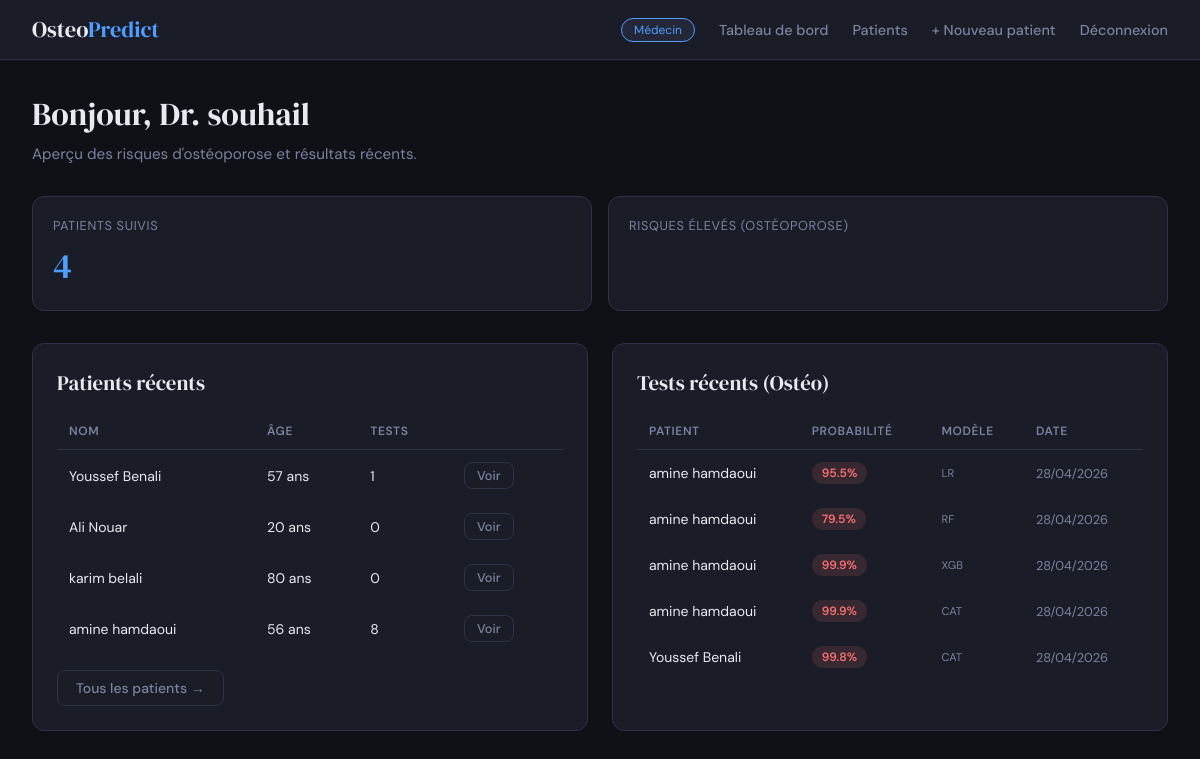
/dashboard/ (signed in), run on an earlier commit of the app's database.
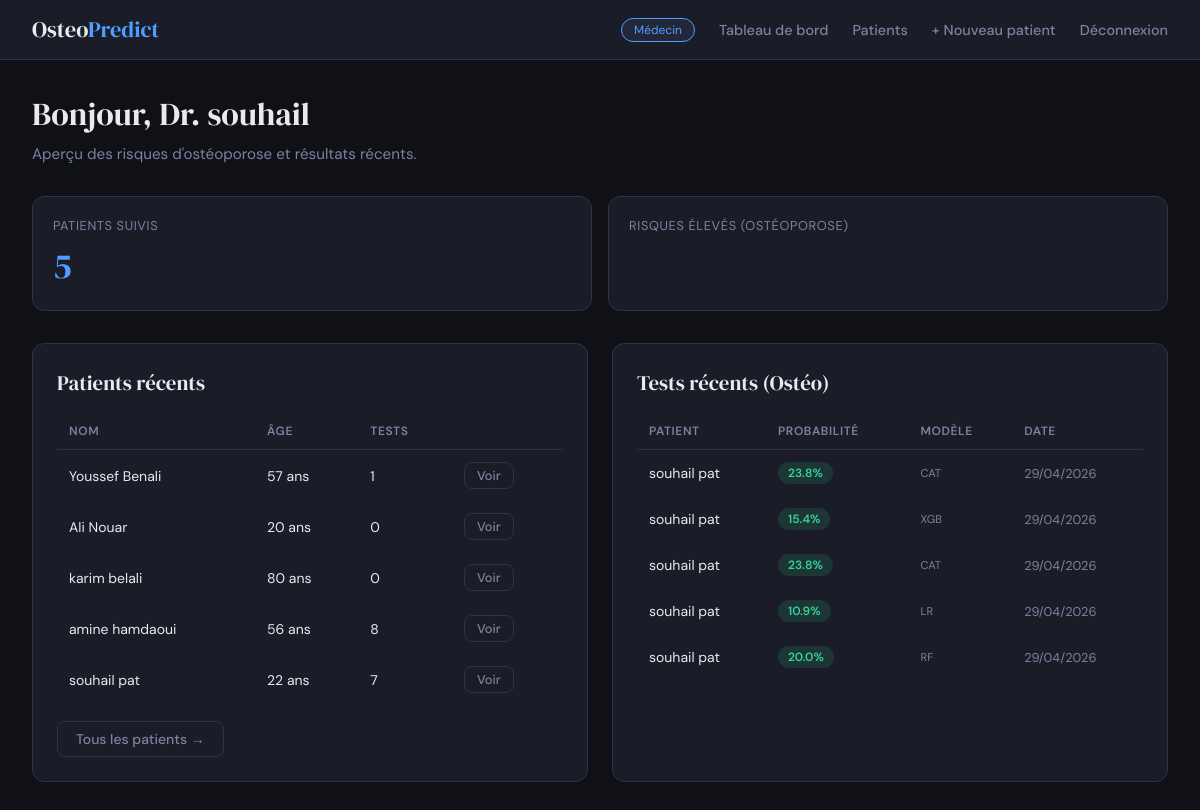
And on a later commit of the database.
### predictor/models.py (models this page shows, shortened)
class Patient(models.Model):
    doctor = models.ForeignKey(User, on_delete=models.CASCADE, related_name="patients")
    user = models.OneToOneField(User, on_delete=models.SET_NULL, null=True, blank=True, related_name="patient_profile")
    first_name = models.CharField(max_length=100)
    last_name = models.CharField(max_length=100)
    age = models.PositiveIntegerField()
    gender = models.CharField(max_length=20, blank=True, null=True)
    created_at = models.DateTimeField(auto_now_add=True)
    class Meta:
        ordering = ["last_name", "first_name"]

class OsteoporosisPrediction(models.Model):
    patient = models.ForeignKey(Patient, on_delete=models.CASCADE, related_name='osteo_predictions')
    age = models.IntegerField()
    gender = models.CharField(max_length=10)
    hormonal_changes = models.CharField(max_length=50)
    family_history = models.CharField(max_length=10)
    race_ethnicity = models.CharField(max_length=50)
    body_weight = models.CharField(max_length=20)
    calcium_intake = models.CharField(max_length=20)
    vitamin_d_intake = models.CharField(max_length=20)
    physical_activity = models.CharField(max_length=20)
    smoking = models.CharField(max_length=10)
    alcohol_consumption = models.CharField(max_length=20)
    medical_conditions = models.CharField(max_length=100)
    medications = models.CharField(max_length=100)
    prior_fractures = models.CharField(max_length=10)
    probability = models.FloatField()
    result = models.IntegerField() # 0 ou 1
    model_used = models.CharField(max_length=50)
    created_at = models.DateTimeField(auto_now_add=True)
    class Meta:
        ordering = ["-created_at"]

### predictor/views.py (the view)
        def wrapper(request, *args, **kwargs):
            if not request.user.is_authenticated:
                return redirect('login')
            if get_user_role(request.user) != role:
                return redirect('home')
            return view_func(request, *args, **kwargs)

### predictor/views.py (called while the page is built)
def get_user_role(user):
    try:
        return user.profile.role
    except UserProfile.DoesNotExist:
        return None

def require_role(role):
    def decorator(view_func):
        def wrapper(request, *args, **kwargs):
            if not request.user.is_authenticated:
                return redirect('login')
            if get_user_role(request.user) != role:
                return redirect('home')
            return view_func(request, *args, **kwargs)
        wrapper.__name__ = view_func.__name__
        return wrapper
    return decorator

@require_role('doctor')
@login_required
def doctor_dashboard(request):
    patients = Patient.objects.filter(doctor=request.user)
    recent_predictions = OsteoporosisPrediction.objects.filter(patient__doctor=request.user).order_by('-created_at')[:5]
    context = {
        'total_patients': patients.count(),
        'recent_predictions': recent_predictions,
        'patients': patients[:6],
    }
    return render(request, 'predictor/doctor_dashboard.html', context)

### predictor/templates/predictor/doctor_dashboard.html (shortened to what this page needs)
{% extends 'predictor/base.html' %}
{% block content %}
<div class="page-header">
    <div class="page-title">Bonjour, Dr. {{ request.user.last_name|default:request.user.username }} </div>
    <div class="page-subtitle">Aperçu des risques d'ostéoporose et résultats récents.</div>
</div>
<div class="stats-grid">
    <div class="stat-card">
        <div class="stat-label">Patients suivis</div>
        <div class="stat-value" style="color:var(--accent-doctor)">{{ total_patients }}</div>
    </div>
    <div class="stat-card">
        <div class="stat-label">Risques élevés (Ostéoporose)</div>
    </div>
</div>
<div class="grid-2">
    <div class="card">
        <div class="card-title">Patients récents</div>
        {% if patients %}
        <table class="table">
            <thead>
                <tr>
                    <th>Nom</th>
                    <th>Âge</th>
                    <th>Tests</th>
                    <th></th>
                </tr>
            </thead>
            <tbody>
            {% for p in patients %}
            <tr>
                <td>{{ p.first_name }} {{ p.last_name }}</td>
                <td>{{ p.age }} ans</td>
                <td>{{ p.osteo_predictions.count }}</td>
                <td><a href="{% url 'patient_detail' p.id %}" class="btn btn-outline" style="padding:4px 12px;font-size:.8rem;">Voir</a></td>
            </tr>
            {% endfor %}
            </tbody>
        </table>
        {% else %}
        <p style="color:var(--text-muted);font-size:.9rem;">Aucun patient. <a href="{% url 'add_patient' %}" style="color:var(--accent-doctor)">Ajouter un patient</a></p>
        {% endif %}
        <div style="margin-top:1rem;">
            <a href="{% url 'patient_list' %}" class="btn btn-outline">Tous les patients →</a>
        </div>
    </div>
    <div class="card">
        <div class="card-title">Tests récents (Ostéo)</div>
        {% if recent_predictions %}
        <table class="table">
            <thead>
                <tr>
                    <th>Patient</th>
                    <th>Probabilité</th>
                    <th>Modèle</th>
                    <th>Date</th>
                </tr>
            </thead>
            <tbody>
            {% for pred in recent_predictions %}
            <tr>
                <td>{{ pred.patient.first_name }} {{ pred.patient.last_name }}</td>
                <td>
                    <span class="badge {% if pred.result == 1 %}badge-high{% else %}badge-low{% endif %}">
                        {{ pred.probability|floatformat:1 }}%
                    </span>
                </td>
                <td style="font-size:0.7rem; color:var(--text-muted)">{{ pred.model_used|upper }}</td>
                <td style="color:var(--text-muted);font-size:.8rem;">{{ pred.created_at|date:"d/m/Y" }}</td>
            </tr>
            {% endfor %}
            </tbody>
        </table>
        {% else %}
        <p style="color:var(--text-muted);font-size:.9rem;">Aucun test effectué.</p>
        {% endif %}
    </div>
</div>
{% endblock %}

What changed in the data, as far as the page shows it:
no longer on this page (row unchanged): OsteoporosisPrediction: patient.first_name "amine", patient.last_name "hamdaoui", probability "95.5", model_used "LR", created_at "28/04/2026", result 1 (drawn)
no longer on this page (row unchanged): OsteoporosisPrediction: patient.first_name "amine", patient.last_name "hamdaoui", probability "79.5", model_used "RF", created_at "28/04/2026", result 1 (drawn)
no longer on this page (row unchanged): OsteoporosisPrediction: patient.first_name "amine", patient.last_name "hamdaoui", probability "99.9", model_used "XGB", created_at "28/04/2026", result 1 (drawn)
no longer on this page (row unchanged): OsteoporosisPrediction: patient.first_name "amine", patient.last_name "hamdaoui", probability "99.9", model_used "CAT", created_at "28/04/2026", result 1 (drawn)
no longer on this page (row unchanged): OsteoporosisPrediction: patient.first_name "Youssef", patient.last_name "Benali", probability "99.8", model_used "CAT", created_at "28/04/2026", result 1 (drawn)
added Patient: first_name "souhail", last_name "pat", age "22", osteo_predictions.count "7"
added OsteoporosisPrediction: patient.first_name "souhail", patient.last_name "pat", probability "23.8", model_used "CAT", created_at "29/04/2026", result 0 (drawn)
added OsteoporosisPrediction: patient.first_name "souhail", patient.last_name "pat", probability "15.4", model_used "XGB", created_at "29/04/2026", result 0 (drawn)
added OsteoporosisPrediction: patient.first_name "souhail", patient.last_name "pat", probability "23.8", model_used "CAT", created_at "29/04/2026", result 0 (drawn)
added OsteoporosisPrediction: patient.first_name "souhail", patient.last_name "pat", probability "10.9", model_used "LR", created_at "29/04/2026", result 0 (drawn)
added OsteoporosisPrediction: patient.first_name "souhail", patient.last_name "pat", probability "20.0", model_used "RF", created_at "29/04/2026", result 0 (drawn)
Also different on the page:
{{ total_patients }}: "4" → "5"
